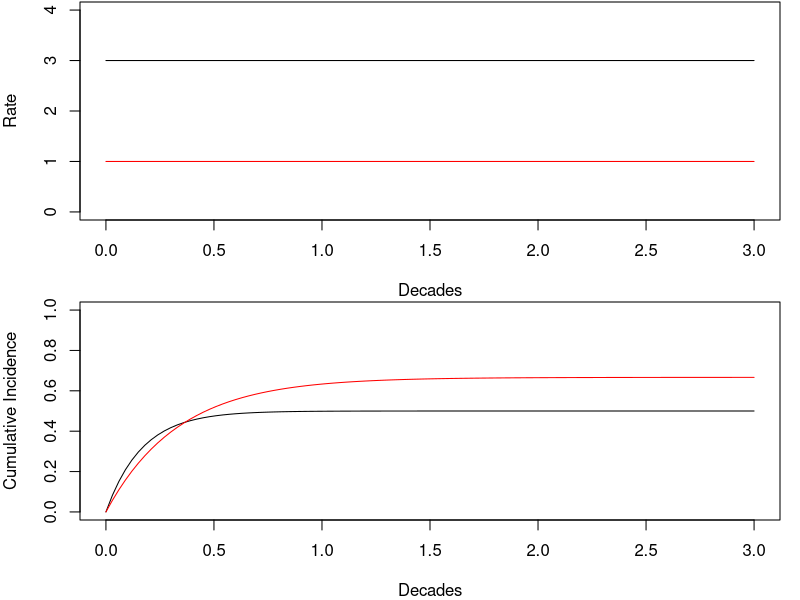
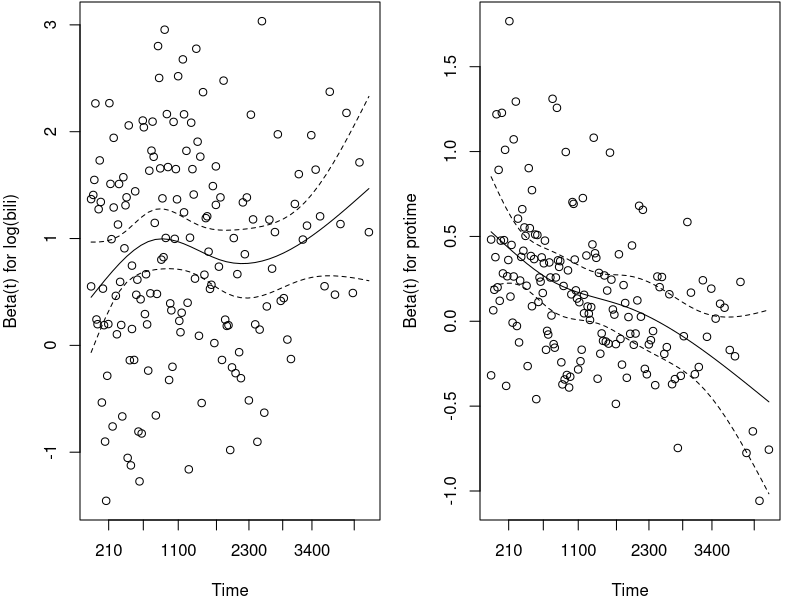
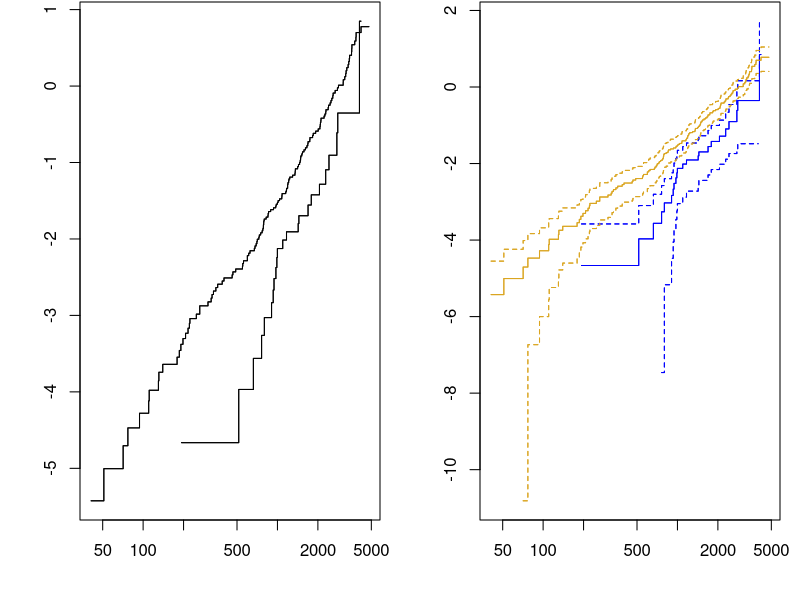

Recreate these plots in R, in order.
## ---- chunk 1
par(mfrow=c(2,1),mar=c(4,4,.1,1))
curve(3+0*x,from=0,to=3,ylim=c(0,4),xlab="Decades",ylab="Rate")
curve(1+0*x,col="red",add=TRUE)
curve((1-exp(-6*x))/2,from=0,to=3,xlab="Decades",ylab="Cumulative Incidence",ylim=c(0,1))
curve((1-exp(-3*x))*2/3,col="red",add=TRUE)

## ---- chunk 2
library(survival)
data(pbc)

model<-coxph(Surv(time,status==2)~log(bili)+protime+albumin, data=pbc)
test<-cox.zph(model)
test
## ---- chunk 3
par(mfrow=c(1,2),mar=c(4,4,.1,1))
plot(test[1])
plot(test[2])
## ---- chunk 4
m2<-coxph(Surv(time,status==2)~log(bili)+albumin+strata(protime>10),data=pbc)
plot(survfit(m2, newdata=data.frame(bili=c(3,3),protime=c(9,12),albumin=c(3.5,3.5))),
     fun="cloglog")
## ---- chunk 5
plot(survfit(m2,newdata=data.frame(bili=c(3,3),protime=c(9,12),albumin=c(3.5,3.5))),
     fun="cloglog", conf.int=TRUE,col=c("blue","goldenrod"))
